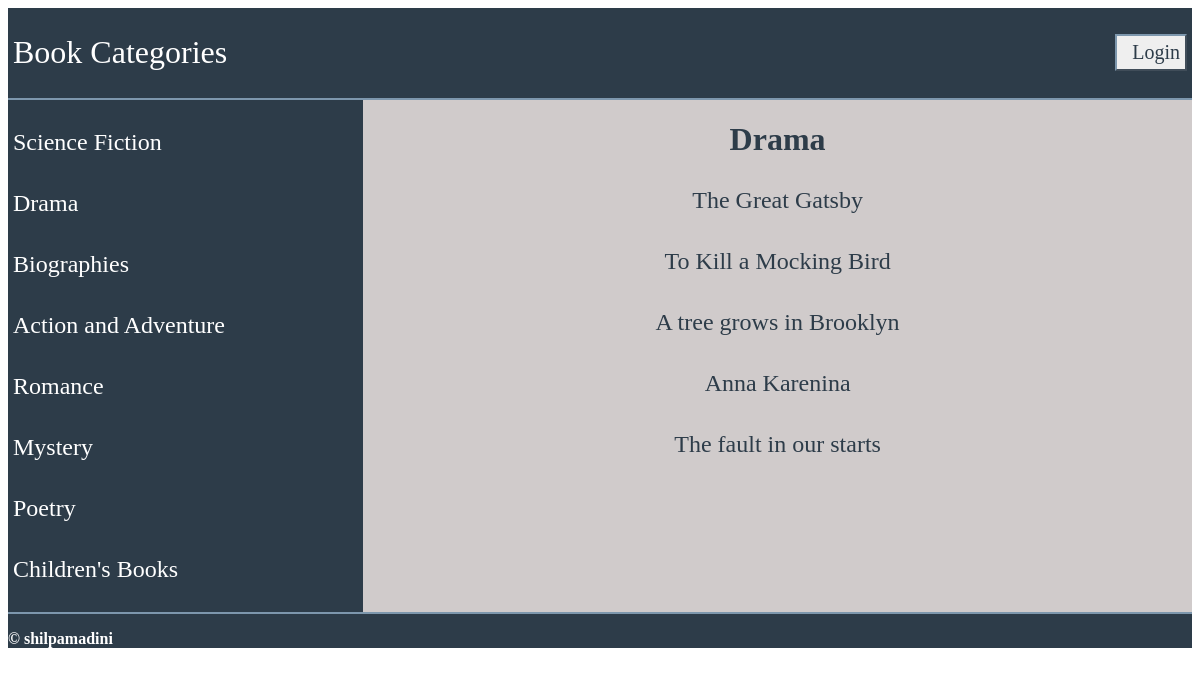
Page /2/ on the committed database.
### database_setup.py (models this page shows, shortened)
class Catalog(Base):
    __tablename__ = 'catalog'
    id = Column(Integer, primary_key=True)
    catalog_name = Column(String(250), nullable=False)
    user_id = Column(Integer, ForeignKey('user.id'))
    user = relationship(User)

class CatalogItem(Base):
    __tablename__ = 'catalog_item'
    id = Column(Integer, primary_key=True)
    item_name = Column(String(80), nullable=False)
    description = Column(String(1000))
    catalog_id = Column(Integer, ForeignKey('catalog.id'))
    catalog = relationship(Catalog)
    user_id = Column(Integer, ForeignKey('user.id'))
    user = relationship(User)

### application.py (the view)
@app.route('/<int:catalog_id>/')
def showItems(catalog_id):
    catalog = session.query(Catalog).filter_by(id=catalog_id).one()
    catalogs = session.query(Catalog).all()
    items = session.query(CatalogItem).filter_by(catalog_id=catalog_id).all()
    if 'username' not in login_session:
        return render_template('publicitems.html', items=items,
                    catalog=catalog, catalogs=catalogs)
    else:
        return render_template('items.html', items=items,
                    catalog=catalog, catalogs=catalogs)

### templates/publicitems.html (shortened to what this page needs)
{% extends "main.html" %}
{% block content %}
    <div class = 'display-catalog'>
        <div class= 'scrolling-sidebar'>
                {% for c in catalogs %}
                    <a href = "{{url_for('showItems', catalog_id = c.id)}}">
                        <div >
                            <h3>{{c.catalog_name}}</h3>
                        </div>
                    </a>
                {% endfor %}
        </div>
        <div class= 'content'>
			<div>
				<h1>{{ catalog.catalog_name }}
				</h1>
			</div>
			{% if item !=[] %}
				<div >
					{% for i in items %}
						<a href = "{{url_for('showDescription',catalog_id=i.catalog_id,item_id=i.id)}}">
							<h3>{{i.item_name}}</h3>
						</a>
					{% endfor %}
				</div>
			{% endif %}
        </div>
    </div>
{% endblock %}

### static/styles.css (style rules this page uses)
body { font-family: Palatino, "Palatino Linotype", "Palatino LT STD", "Book Antiqua", Georgia, serif ; display:block ; overflow-x:hidden ; }
.display-catalog { display: table ; width: 100%; height: 100%; }
.scrolling-sidebar { display: table-cell; width: 30%; vertical-align: top; background-color:#2d3c49; overflow:scroll; }
.scrolling-sidebar h3 { color:#fff; font-family: Palatino, "Palatino Linotype", "Palatino LT STD", "Book Antiqua", Georgia, serif ; font-size: 3.0vmin ; font-weight:lighter ; text-align:left ; padding: 5px; }
.content { display: table-cell; width: 80%; vertical-align: top; text-align: center; background-color:#d0cbcb; overflow:scroll; }
.content h1 { color:#2d3c49; }
.content h3 { color:#2d3c49; font-family: Palatino, "Palatino Linotype", "Palatino LT STD", "Book Antiqua", Georgia, serif ; font-size: 3.0vmin ; font-weight:lighter ; text-align:center ; padding: 5px; }
a { text-decoration: none; }

### rows in the picture
Catalog: catalog_name "Science Fiction"
Catalog: catalog_name "Drama"
Catalog: catalog_name "Biographies"
Catalog: catalog_name "Action and Adventure"
Catalog: catalog_name "Romance"
Catalog: catalog_name "Mystery"
Catalog: catalog_name "Poetry"
Catalog: catalog_name "Children's Books"
CatalogItem: item_name "The Great Gatsby"
CatalogItem: item_name "To Kill a Mocking Bird"
CatalogItem: item_name "A tree grows in Brooklyn"
CatalogItem: item_name "Anna Karenina"
CatalogItem: item_name "The fault in our starts"
